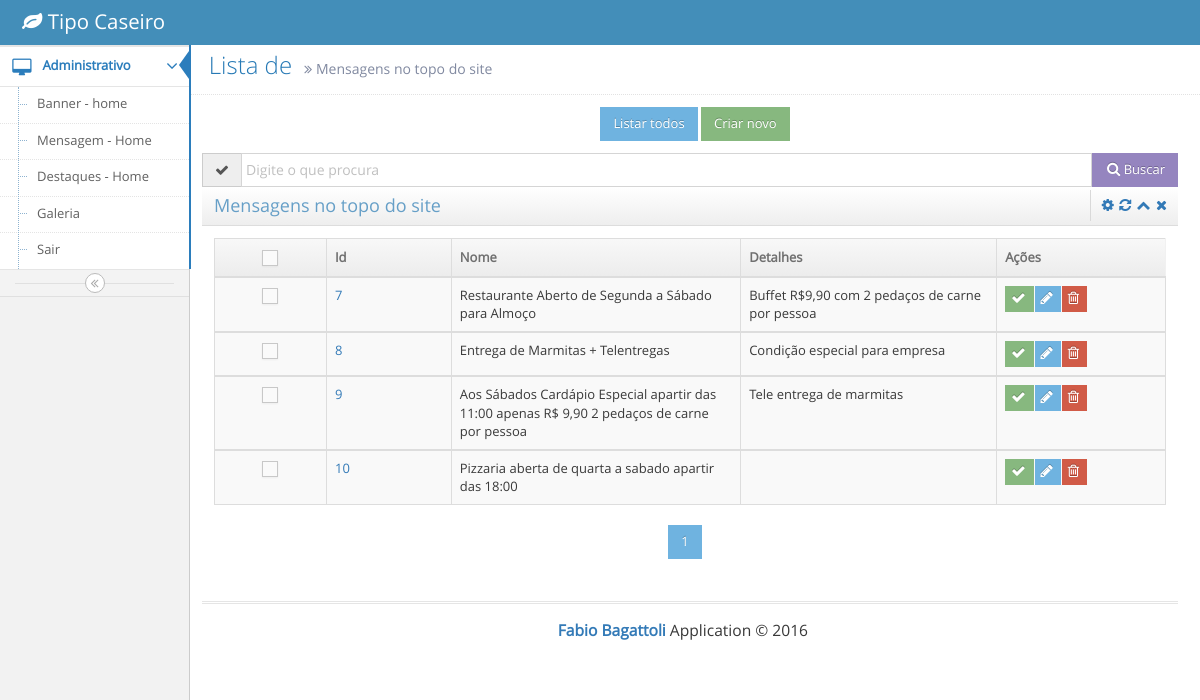
Screenshot of /admin/index.php?acao=principal (signed in) with the database file from the repository.
### tables this page shows
CREATE TABLE `paginas` (
  `id_pagina` int(11) NOT NULL AUTO_INCREMENT,
  `Nome` varchar(120) DEFAULT NULL,
  `Titulo` varchar(120) DEFAULT NULL,
  `Tipo` char(15) NOT NULL,
  `imagem` varchar(70) DEFAULT NULL,
  `status` char(2) DEFAULT NULL,
  `Obs` text,
  PRIMARY KEY (`id_pagina`)
);

### admin/view/administrativo/home/index.php (the view, shortened to what this page needs)
<?php include('conect_dbs.php');
 if ($_SERVER['REQUEST_METHOD']=='POST'){
	$pesquisa = (isset($_POST['pesquisa']))? $_POST['pesquisa'] : '';
	$_SESSION['pesquisa'] = $pesquisa;
}else{
	$pesquisa = $_SESSION['pesquisa'];
}
 $pagina_atual = (isset($_GET['page']) && is_numeric($_GET['page'])) ? $_GET['page'] : 1;
 $linha_inicial = ($pagina_atual -1) * QTDE_REGISTROS;
$tipopagina           = "msgtopo";
  $sql = "SELECT * FROM paginas WHERE Nome LIKE :pesquisa AND Tipo = :Tipo LIMIT {$linha_inicial}, " . QTDE_REGISTROS;
 $stm = $conecta->prepare($sql);
 $stm->bindValue(':Tipo',$tipopagina,PDO::PARAM_STR);
 $stm->bindValue(':pesquisa' , "$pesquisa%" , PDO::PARAM_STR);
 $stm->execute();
 $dados = $stm->fetchAll(PDO::FETCH_OBJ);
 $sqlContador = "SELECT COUNT(*) AS total_registros FROM paginas WHERE Tipo = :Tipo";
 $stm = $conecta->prepare($sqlContador);
 $stm->bindValue(':Tipo',$tipopagina,PDO::PARAM_STR);
 $stm->execute();
 $valor = $stm->fetch(PDO::FETCH_OBJ);
 $ultima_pagina  = ceil($valor->total_registros / QTDE_REGISTROS);
 $range_inicial  = (($pagina_atual - RANGE_PAGINAS) >= 1) ? $pagina_atual - RANGE_PAGINAS : 1 ;
 $range_final   = (($pagina_atual + RANGE_PAGINAS) <= $ultima_pagina ) ? $pagina_atual + RANGE_PAGINAS : $ultima_pagina ;
?>
<div class="page-header">
							<h1>
								&nbsp;&nbsp; Lista de
								<small>
									<i class="ace-icon fa fa-angle-double-right"></i>
									Mensagens no topo do site
								</small>
							</h1>
						</div>
<div classe="page-header">
                         <center>
                              <a class="btn btn-info btn-sm" href="index.php?acao=principal"> Listar todos </a>
                              <a class="btn btn-sm btn-success" href="index.php?acao=novo-principal"> Criar novo </a>
					          </center>
                              </div>
<div class="widget-main">
<form id="formfiltro" name="formfiltro" method="post" target="_self">
														<div class="row">
															<div class="col-xs-14 col-sm-10">
																<div class="input-group">
																	<span class="input-group-addon">
																		<i class="ace-icon fa fa-check"></i>
																	</span>
																	<input type="text" class="form-control search-query" name="pesquisa" placeholder="Digite o que procura" />
																	<span class="input-group-btn">
																		<button name="enviar" type="submit" value="Buscar" class="btn btn-purple btn-sm">
																			<span class="ace-icon fa fa-search icon-on-right bigger-110"></span>
																			Buscar
																		</button>
																	</span>
                                                                    </form>
																</div>
	<div class="widget-header">
      <h4 class="widget-title">Mensagens no topo do site</h4>
      <span class="widget-toolbar"> <a href="#" data-action="settings"> <i class="ace-icon fa fa-cog"></i> </a> <a href="#" data-action="reload"> <i class="ace-icon fa fa-refresh"></i> </a> <a href="#" data-action="collapse"> <i class="ace-icon fa fa-chevron-up"></i> </a> <a href="#" data-action="close"> <i class="ace-icon fa fa-times"></i> </a> </span> </div>
    <div class="form-group has-info">
      <div class="widget-main">
								<div class="row">
       <div class="col-xs-12">
		 <table id="simple-table" class="table table-striped table-bordered table-hover">
											<thead>
												<tr>
													<th width="24" class="center">
														<label class="pos-rel">
															<span class="lbl"></span>
														</label>
													</th>
													<th width="39">Id   </th>
													<th width="60">Nome</th>
													<th width="80">Detalhes</th>
													<th width="20">Ações</th>
												</tr>
											</thead>
										                                                         <?php foreach($dados as $artigo):?>
											<tbody>
												<tr>
													<td class="center">
														<label class="pos-rel">
															<span class="lbl"></span>
														</label>
													</td>
													<td>
														<a href="index.php?acao=alterar-principal&id=<?php echo $artigo->id_pagina; ?>"><?php echo $artigo->id_pagina; ?></a>
													</td>
													<td><?php echo $artigo->Nome; ?></td>
                                                    <td><?php echo $artigo->Obs; ?></td>
													<td>
														<div class="hidden-sm hidden-xs btn-group">
														<a href="index.php?acao=alterar-principal&id=<?php echo $artigo->id_pagina; ?>"	<button class="btn btn-xs btn-success">
																 <i class="ace-icon fa fa-check bigger-120"></i>
															</button> </a>
															<a href="index.php?acao=alterar-principal&id=<?php echo $artigo->id_pagina; ?>" <button class="btn btn-xs btn-info">
																<i class="ace-icon fa fa-pencil bigger-120"></i>
															</button> </a>
															<a href="index.php?acao=deletar-principal&id=<?php echo $artigo->id_pagina; ?>" <button class="btn btn-xs btn-danger">
																<i class="ace-icon fa fa-trash-o bigger-120"></i>
															</button> </a>
														</div>
													</td>
												</tr>
                                            <?php endforeach; ?>
									 		</tbody>
		 </table>
                                         <center> <div>
		 <div class='box-paginacao'>
      <?php
      for ($i=$range_inicial; $i <= $range_final; $i++):
        $destaque = ($i == $pagina_atual) ? 'destaque' : '' ;
        ?>
        <a class="btn btn-info btn-sm" <?=$destaque?>' href="index.php?acao=principal&page=<?=$i?>"><?=$i?></a>
      <?php endfor; ?>
</div>
 </div> </center>
 </div>
</div>
	  </div>
</div>

### rows the page displays
paginas: id_pagina "7", Nome "Restaurante Aberto de Segunda a Sábado para Almoço", Obs "Buffet R$9,90 com 2 pedaços de carne por pessoa"
paginas: id_pagina "8", Nome "Entrega de Marmitas + Telentregas", Obs "Condição especial para empresa"
paginas: id_pagina "9", Nome "Aos Sábados Cardápio Especial apartir das 11:00 apenas R$ 9,90 2 pedaços de carne por pessoa", Obs "Tele entrega de marmitas"
paginas: id_pagina "10", Nome "Pizzaria aberta de quarta a sabado apartir das 18:00"
